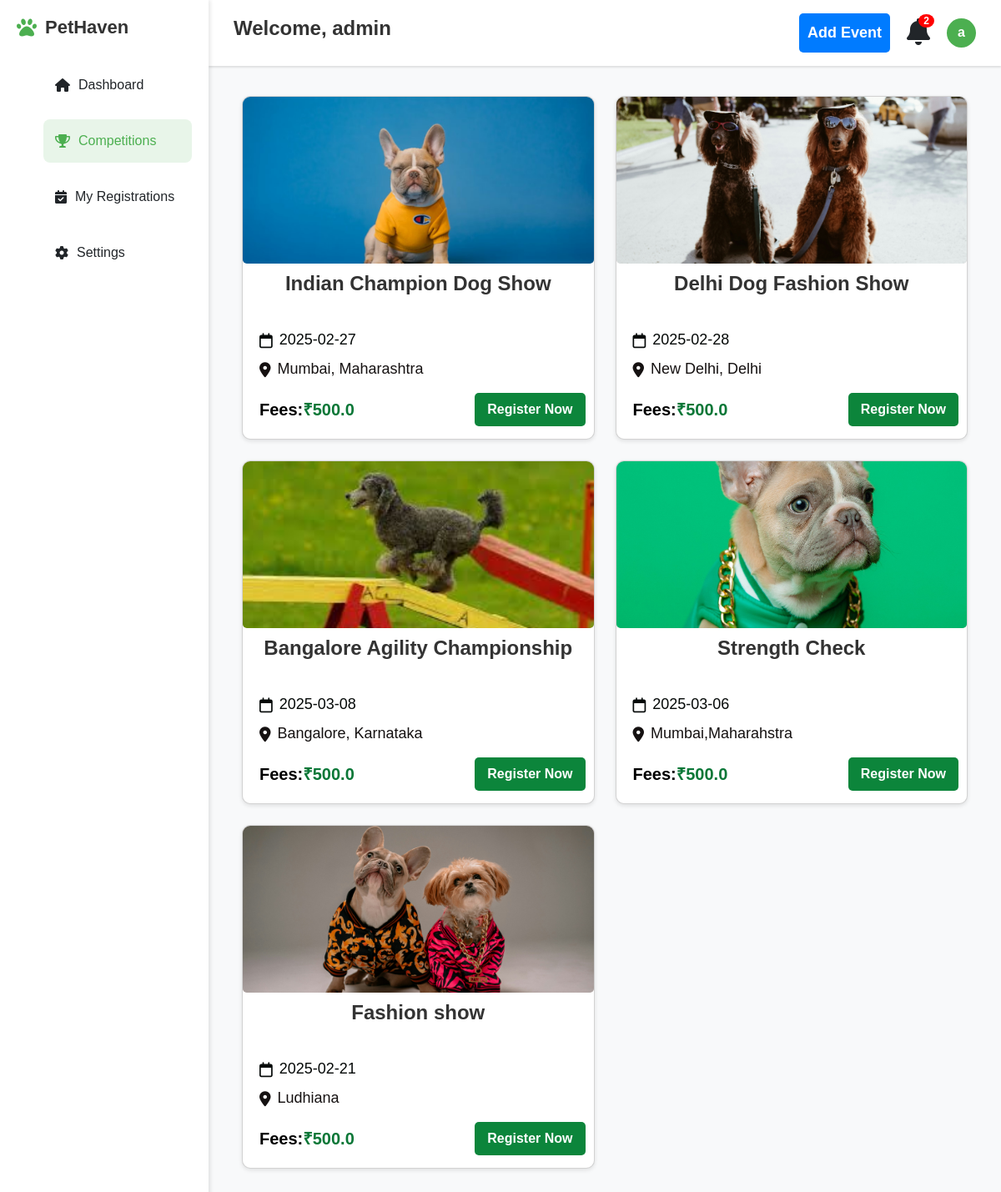
/competitions (signed in), run on the app's committed database.
### models.py (models this page shows)
class User(db.Model, UserMixin):
    id = db.Column(db.Integer, primary_key=True)
    username = db.Column(db.String(100), unique=True, nullable=False)
    email = db.Column(db.String(120), unique=True, nullable=False)
    password = db.Column(db.String(60), nullable=False)
    is_admin = db.Column(db.Boolean, default=False)

class Event(db.Model):
    id = db.Column(db.Integer, primary_key=True)
    title = db.Column(db.String(200), nullable=False)
    description = db.Column(db.Text, nullable=False)
    date = db.Column(db.String(50), nullable=False)
    location=db.Column(db.String(250),nullable=False)
    prizes=db.Column(db.String(200),nullable=False)
    eligibility=db.Column(db.String(250),nullable=False)
    fee = db.Column(db.Float, default=500)
    image_filename = db.Column(db.String(200), nullable=False, default="default.jpg")

### app.py (the view, shortened to what this page needs)
@app.route('/competitions')
@login_required
def competitions():
    if current_user.is_admin:
        return render_template('admin_dashboard.html', events=Event.query.all())

### app.py (called while the page is built)
@login_manager.user_loader
def load_user(user_id):
    return User.query.get(int(user_id))

### templates/admin_dashboard.html (shortened to what this page needs)
{% extends "base.html" %}
{% block content %}
    {% if events %}
            <div class="grid" id="competitionsGrid">
                {% for event in events %}
                <div class="card" onclick="showModal( '{{ event.id }}')">
                    <img src="{{ url_for('static', filename='images/'+event.image_filename) }}" class="card-img" alt="{{ event.title }}">
                    <div class="card-content">
                        <h2 style="margin-bottom: 2px; color: #333;">{{ event.title }}</h2>
                        <p style="display: flex; align-items: center; gap: 8px; font-size: 18px; color: #050908;">
                            <i class="fa-regular fa-calendar"></i> {{ event.date }}
                        </p>
                        <p style="display: flex; align-items: center;margin-bottom: 10px; gap: 8px; font-size: 18px; color: #151111;">
                            <i class="fa-solid fa-location-dot"></i> {{ event.location}}
                        </p>
                        <div style="display: flex; justify-content: space-between; align-items: center; margin-top: 10px;">
                            <p class="price" style="font-size: 20px; font-weight: bold; color: #0a7737;"> <span style="color: black;">Fees:</span>₹{{ event.fee }}
                            </p>
                            <a href="#" onclick="showModal(event, '{{ event.id }}', '{{ event.title }}', '{{ event.description }}', '{{ event.date }}', '{{ event.fee }}', '{{ event.image_filename }}', '{{ event.location }}', '{{ event.eligibility }}', '{{ event.prizes }}')"
                                class="view-btn"
                                style="padding: 8px 15px; background: #0c853b; color: white; text-decoration: none; border-radius: 5px;">
                                 Register Now
                             </a>
                        </div>
                    </div>
                </div>
                {% endfor %}
            </div>
        {% else %}
            <p>No events available at the moment.</p>
        {% endif %}
    {% endblock %}

### templates/base.html (shortened to what this page needs)
<!DOCTYPE html>
<html lang="en">
<head>
    <link rel="stylesheet" href="https://cdnjs.cloudflare.com/ajax/libs/font-awesome/6.0.0/css/all.min.css">
    <link href="https://cdn.jsdelivr.net/npm/bootstrap@5.3.0/dist/css/bootstrap.min.css" rel="stylesheet">
    <link rel="stylesheet" href="{{ url_for('static', filename='css/style.css') }}">
</head>
<body>
    {% if current_user.is_authenticated %}
        <div class="navbar" id="navbar">
            <h2>Welcome, {{ current_user.username }}</h2>
            <div class="nav-right">
                {% if current_user.is_admin %}
                    <a href="{{ url_for('add_event') }}" class="add-event-btn"> Add  Event</a>
                    {% endif %}
                <div class="notification">
                    <i class="fas fa-bell fa-2x"></i>
                    <span class="badge">2</span>
                </div>
                <div class="profile-dropdown">
                    <div class="profile" onclick="toggleDropdown()">
                        <div class="profile-pic">{{ current_user.username[0] }}</div>
                    </div>
                </div>
            </div>
            </div>
            <div class="sidebar" id="sidebar">
                <div class="logo">
                    <i class="fas fa-paw"></i>
                    <h2>PetHaven</h2>
                </div>
                <ul class="nav-menu">
                    <li class="nav-item {% if request.endpoint == 'dashboard' %}active{% endif %}">
                        <a href="{{ url_for('dashboard') }}"><i class="fas fa-home"></i> Dashboard</a>
                    </li>
                    <li class="nav-item {% if request.endpoint == 'competitions' %}active{% endif %}">
                        <a href="{{ url_for('competitions') }}"><i class="fas fa-trophy"></i> Competitions</a>
                    </li>
                    <li class="nav-item {% if request.endpoint == 'registrations' %}active{% endif %}">
                        <a href="{{ url_for('registrations') }}"><i class="fas fa-calendar-check"></i> My Registrations</a>
                    </li>
                    <li class="nav-item {% if request.endpoint == 'settings' %}active{% endif %}">
                        <a href="{{ url_for('settings') }}"><i class="fas fa-cog"></i> Settings</a>
                    </li>
                </ul>
            </div>
    {% endif %}
    <div class="main-content">
        {% block content %}{% endblock %}
    </div>
</body>
</html>

### static/css/style.css (style rules this page uses)
body { font-family: Arial, sans-serif; margin: 0px; padding: 0; margin-top: 75px; background-color: #f8f9fa; height: 100vh; }
.grid { display: grid; grid-template-columns: repeat(auto-fill, minmax(300px, 1fr)); gap: 25px; }
* { margin: 0; padding: 0; box-sizing: border-box; font-family: 'Arial', sans-serif; }
.sidebar { position: fixed; left: 0; top: 0; height: 100%; width: 250px; background: white; box-shadow: 2px 0 5px rgba(0,0,0,0.1); padding: 20px; z-index: 990; transform: translateX(0); transition: transform 0.3s ease-in-out; }
.logo { display: flex; align-items: center; gap: 10px; margin-bottom: 30px; }
.logo i { color: #4CAF50; font-size: 24px; }
.logo h2 { font-size: 22px; margin: 0; }
.nav-menu { list-style: none; }
.nav-item { margin: 15px 0; padding: 12px; border-radius: 8px; cursor: pointer; }
.nav-item a { text-decoration: none; color: inherit; display: flex; align-items: center; width: 100%; padding: 2px; background-color: none; }
.nav-item i { margin-right: 10px; }
.nav-item.active a { background: #e8f5e9; color: #4CAF50; }
.nav-item.active { background: #e8f5e9; color: #4CAF50; }
.navbar { position: fixed; left: 250px; top: 0; width: calc(100% - 250px); display: flex; align-items: center; background: white; padding: 15px 30px; z-index: 100; box-shadow: 0 2px 2px rgba(0,0,0,0.1); transition: left 0.3s ease-in-out, width 0.3s ease-in-out; }
.navbar h2 { flex: 1; padding-top: 5px; text-align: start; }
.nav-right { display: flex; align-items: center; gap: 20px; }
.notification { position: relative; cursor: pointer; }
.badge { position: absolute; top: -5px; right: -5px; background: red; color: white; padding: 2px 6px; border-radius: 50%; font-size: 12px; }
.profile { display: flex; align-items: center; gap: 10px; }
.profile-pic { width: 35px; height: 35px; border-radius: 50%; background: #4CAF50; display: flex; align-items: center; justify-content: center; color: white; font-weight: bold; }
.main-content { margin-left: 250px; padding: 40px; z-index: 10000; min-width: 500px; width: calc(100% - 250px); }
.grid { display: grid; grid-template-columns: repeat(auto-fill, minmax(400px, 0.5fr)); gap: 25px; }
.card { background: white; border-radius: 10px; overflow: hidden; box-shadow: 0 2px 5px rgba(0,0,0,0.1); cursor: pointer; transition: transform 0.3s, box-shadow 0.3s; }
.card-img { width: 100%; height: 200px; object-fit: cover; color: #000; background-color: rgb(222, 210, 210); }
.card-content { padding: 10px; }
.card-content h2 { height: 60px; overflow: hidden; display: -webkit-box; line-clamp: 2; -webkit-line-clamp: 2; -webkit-box-orient: vertical; text-overflow: ellipsis; color: #333; }
.price { color: #5644b8; font-weight: bold; margin: 10px 0; }
h2 { font-size: 24px; font-weight: bold; color: #333; text-align: center; margin-bottom: 15px; }
p { font-size: 16px; margin: 8px 0; text-align: left; padding-left: 10px; }
.price { font-size: 18px; font-weight: bold; color: #0a7737; }
.view-btn { display: inline-block; background: #042210; color: white; padding: 8px 15px; border-radius: 5px; text-decoration: none; font-weight: bold; transition: background 0.3s; }
.add-event-btn { display: inline-block; background: #1d1de4; color: white; padding: 10px 20px; border-radius: 5px; text-decoration: none; font-weight: bold; transition: background 0.3s; border: none; cursor: pointer; }
.add-event-btn { width: 100%; background-color: #007bff; color: white; padding: 10px; font-size: 18px; border: none; border-radius: 5px; cursor: pointer; transition: background 0.3s ease; }
.profile-dropdown { position: relative; cursor: pointer; }
.profile { display: flex; align-items: center; gap: 10px; cursor: pointer; }

### data on the page
User: username "admin", username "a"
Event: image_filename (picture), title "Indian Champion Dog Show", date "2025-02-27", location "Mumbai, Maharashtra", fee "500.0"
Event: image_filename (picture), title "Delhi Dog Fashion Show", date "2025-02-28", location "New Delhi, Delhi", fee "500.0"
Event: image_filename (picture), title "Bangalore Agility Championship", date "2025-03-08", location "Bangalore, Karnataka", fee "500.0"
Event: image_filename (picture), title "Strength Check", date "2025-03-06", location "Mumbai,Maharahstra", fee "500.0"
Event: image_filename (picture), title "Fashion show", date "2025-02-21", location "Ludhiana", fee "500.0"
